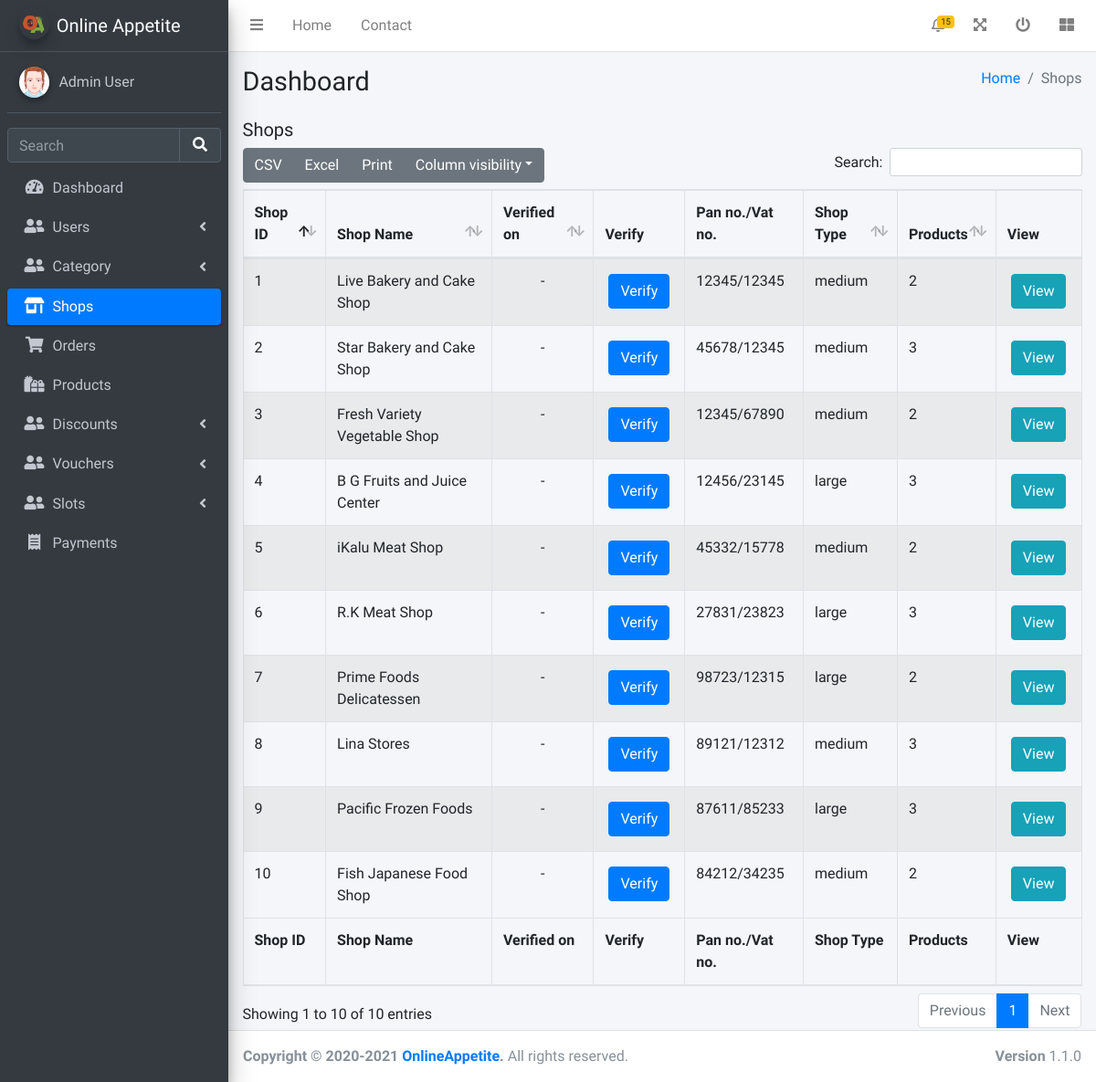
Page /admin/viewShops.php (signed in) on the earlier database version.
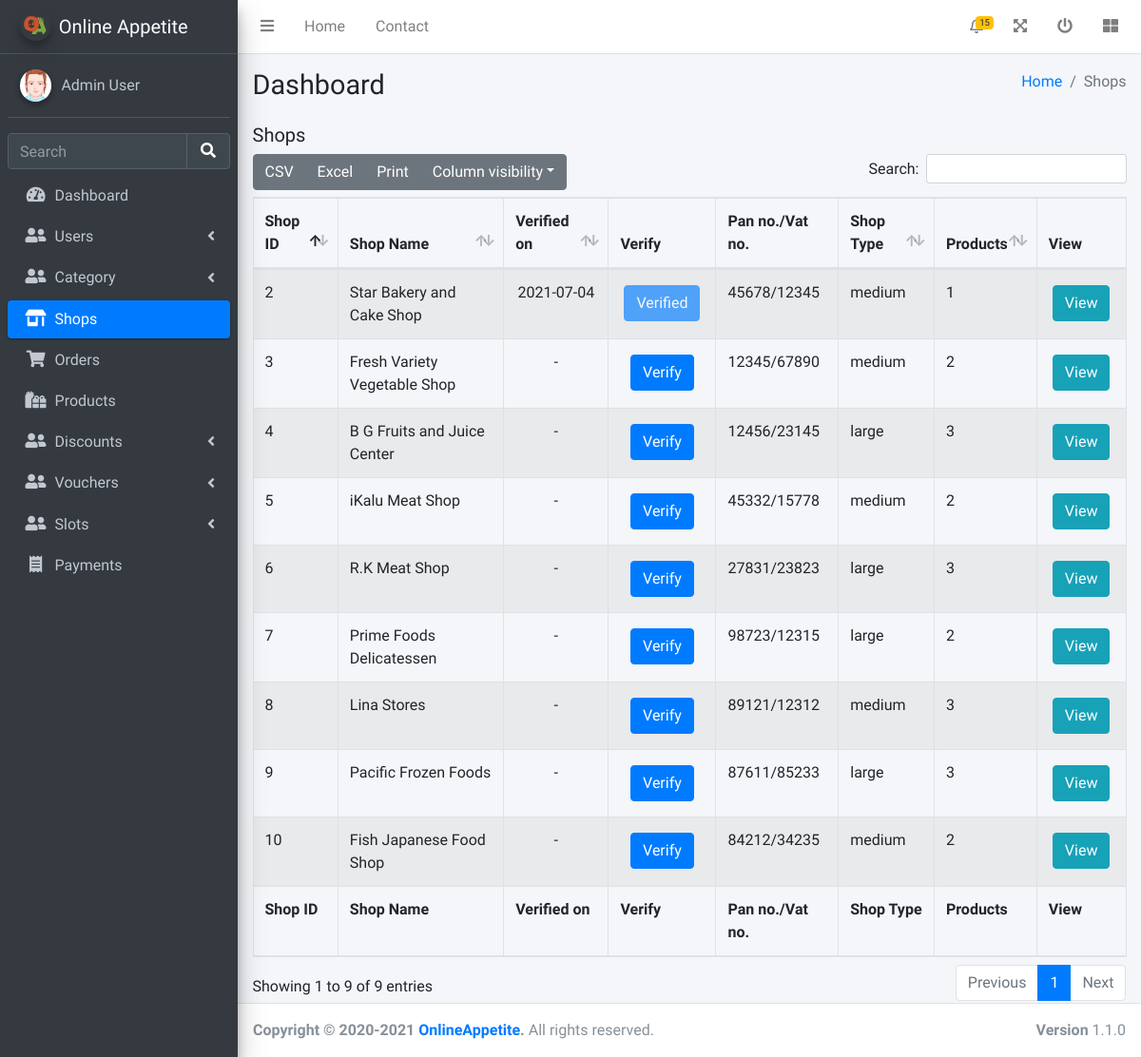
Same page on the later database version.
### tables this page shows
CREATE TABLE SHOPS (
	SHOP_ID INTEGER NOT NULL PRIMARY KEY AUTOINCREMENT,
	TRADER_ID INTEGER NOT NULL,
	SHOP_NAME VARCHAR(100) NOT NULL,
	VERIFIED_ON DATETIME NULL,
	GOV_NO VARCHAR(30) NOT NULL,
	ADDRESS VARCHAR(50) NOT NULL,
	CONTACT_NO VARCHAR(20) NOT NULL,
	SHOP_TYPE VARCHAR(20) NOT NULL,
	DESCRIPTION VARCHAR(200) NOT NULL,
	CREATED_AT DATETIME(0) DEFAULT CURRENT_TIMESTAMP,
	UPDATED_AT DATETIME(0) NULL,
	FOREIGN KEY (TRADER_ID) REFERENCES USERS (USER_ID) ON DELETE CASCADE 
);

### utils/database.php (called while the page is built, shortened)
<?php
try {
    $conn = new PDO("sqlite:".__DIR__."/../database.sqlite");
    $conn->setAttribute(PDO::ATTR_ERRMODE, PDO::ERRMODE_EXCEPTION);
}catch(PDOException $e) {
    die("Connection failed: " . $e->getMessage());
}
function fetch_all_row($sql){
    global $conn;
    $stmt = $conn->prepare($sql);
    $stmt->execute();
    $res = $stmt->fetchAll(PDO::FETCH_ASSOC);
    return $res;
}

### admin/viewShops.php (the view, shortened to what this page needs)
<?php
require_once '../utils/database.php';
?>
<!DOCTYPE html>
<html lang="en">
<head>
  <link rel="stylesheet" href="/css/fontawesome-free/css/all.min.css">
  <link rel="stylesheet" href="/css/datatables-bs4/dataTables.bootstrap4.min.css">
  <link rel="stylesheet" href="/css/datatables-responsive/responsive.bootstrap4.min.css">
  <link rel="stylesheet" href="/css/datatables-buttons/buttons.bootstrap4.min.css">
  <link rel="stylesheet" href="https://code.ionicframework.com/ionicons/2.0.1/css/ionicons.min.css">
  <link rel="stylesheet" href="/css/adminlte/adminlte.min.css">
</head>
<body class="hold-transition sidebar-mini">
  <div class="wrapper">
    <?php
    include 'header.php';
    $shops = fetch_all_row("SELECT SHOPS.*, (SELECT COUNT(*) FROM PRODUCTS WHERE PRODUCTS.SHOP_ID = SHOPS.SHOP_ID) AS TOTAL_PRODUCTS FROM SHOPS");
    ?>
    <div class="content-wrapper">
      <section class="content-header">
        <div class="container-fluid">
          <div class="row mb-2">
            <div class="col-sm-6">
              <h1>Dashboard</h1>
            </div>
            <div class="col-sm-6">
              <ol class="breadcrumb float-sm-right">
                <li class="breadcrumb-item"><a href="#">Home</a></li>
                <li class="breadcrumb-item active">Shops</li>
              </ol>
            </div>
          </div>
        </div>
      </section>
      <section class="content">
        <div class="container-fluid">
          <h5 class="mb-2">Shops</h5>
          <table id="shopTable" class="table table-bordered table-striped">
            <thead>
              <tr>
                <th>Shop ID</th>
                <th>Shop Name</th>
                <th>Verified on</th>
                <th class="no-sort">Verify</th>
                <th class="no-sort">Pan no./Vat no.</th>
                <th>Shop Type</th>
                <th>Products</th>
                <th class="no-sort no-search">View</th>
              </tr>
            </thead>
            <tbody>
              <?php foreach ($shops as $shop) { ?>
                <tr>
                  <td><?= $shop['SHOP_ID'] ?></td>
                  <td><?= $shop['SHOP_NAME'] ?></td>
                  <td class="text-center"><?= $shop['VERIFIED_ON'] ?? '-' ?></td>
                  <td style="text-align: center;">
                    <?php if (!isset($shop['VERIFIED_ON'])) { ?><button class="btn btn-primary m-1" onclick="window.location.replace('verifyShop.php?id=<?= $shop['SHOP_ID'] ?>')">Verify</button>
                    <?php } else { ?><button class="btn disabled btn-primary m-1">Verified</button><?php } ?>
                  </td>
                  <td><?= $shop['GOV_NO'] ?></td>
                  <td><?= $shop['SHOP_TYPE'] ?></td>
                  <td><?= $shop['TOTAL_PRODUCTS'] ?></td>
                  <td>
                    <div class="d-flex">
                      <button class="btn btn-info m-1" onclick="window.location.href='../shopProfile.php?id=<?= $shop['SHOP_ID'] ?>'">View</button>
                    </div>
                  </td>
                </tr>
              <?php } ?>
            </tbody>
            <tfoot>
              <tr>
                <th>Shop ID</th>
                <th>Shop Name</th>
                <th>Verified on</th>
                <th>Verify</th>
                <th>Pan no./Vat no.</th>
                <th>Shop Type</th>
                <th>Products</th>
                <th>View</th>
              </tr>
            </tfoot>
          </table>
        </div>
      </section>
    </div>
    <?php include 'footer.php'; ?>
  </div>
</body>
</html>

Differences in the rows shown:
removed shops: SHOP_ID "1", SHOP_NAME "Live Bakery and Cake Shop", VERIFIED_ON "-", GOV_NO "12345/12345", SHOP_TYPE "medium", TOTAL_PRODUCTS "2"
changed shops "Star Bakery and Cake Shop": VERIFIED_ON "-" → "2021-07-04"; TOTAL_PRODUCTS "3" → "1"; VERIFIED_ON "Verify" → "Verified"
Other differences:
text written by a page script: "CSV Excel Print Column visibility Search: Showing 1 to 10 of 10 entries Previous 1 Next" → "CSV Excel Print Column visibility Search: Showing 1 to 9 of 9 entries Previous 1 Next"
